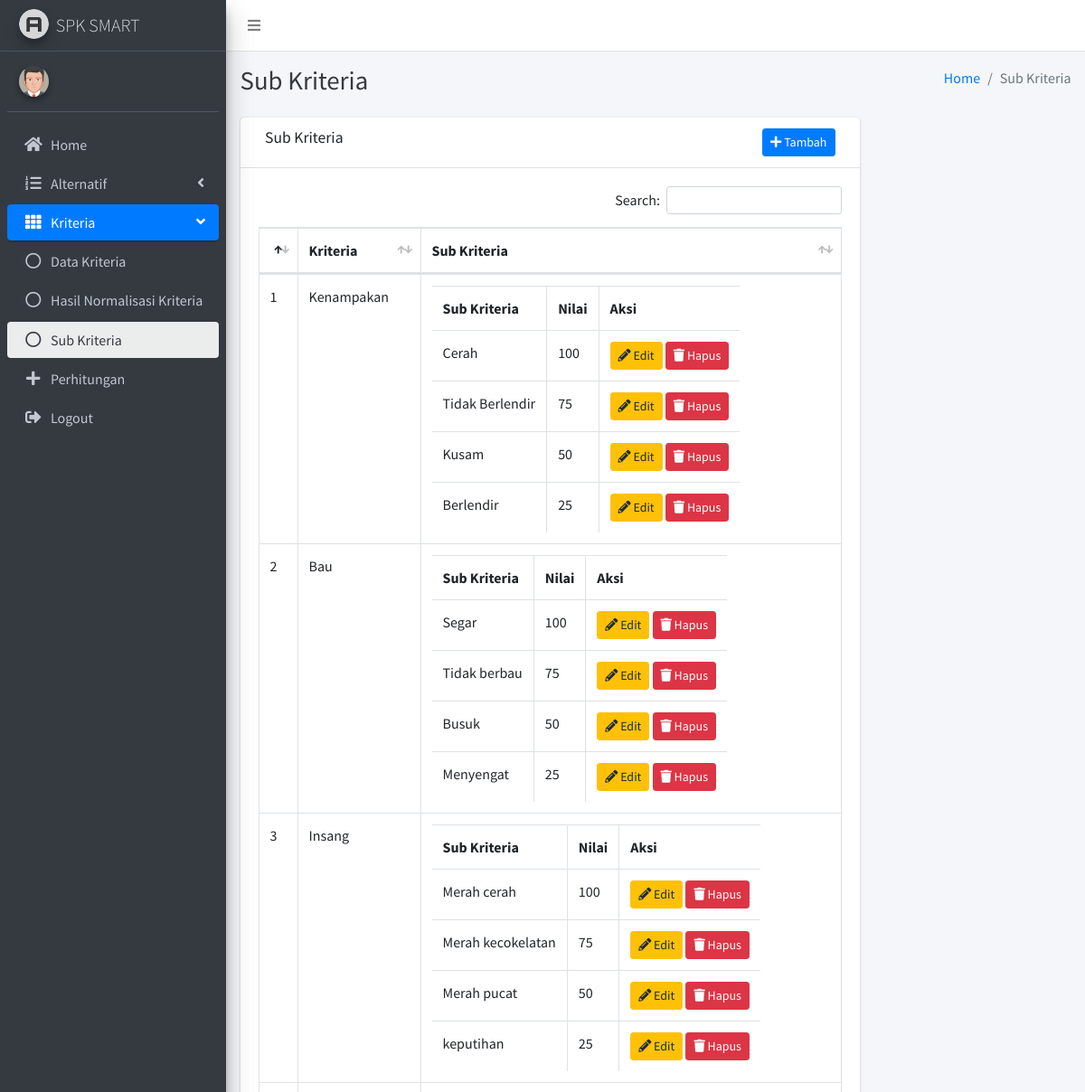
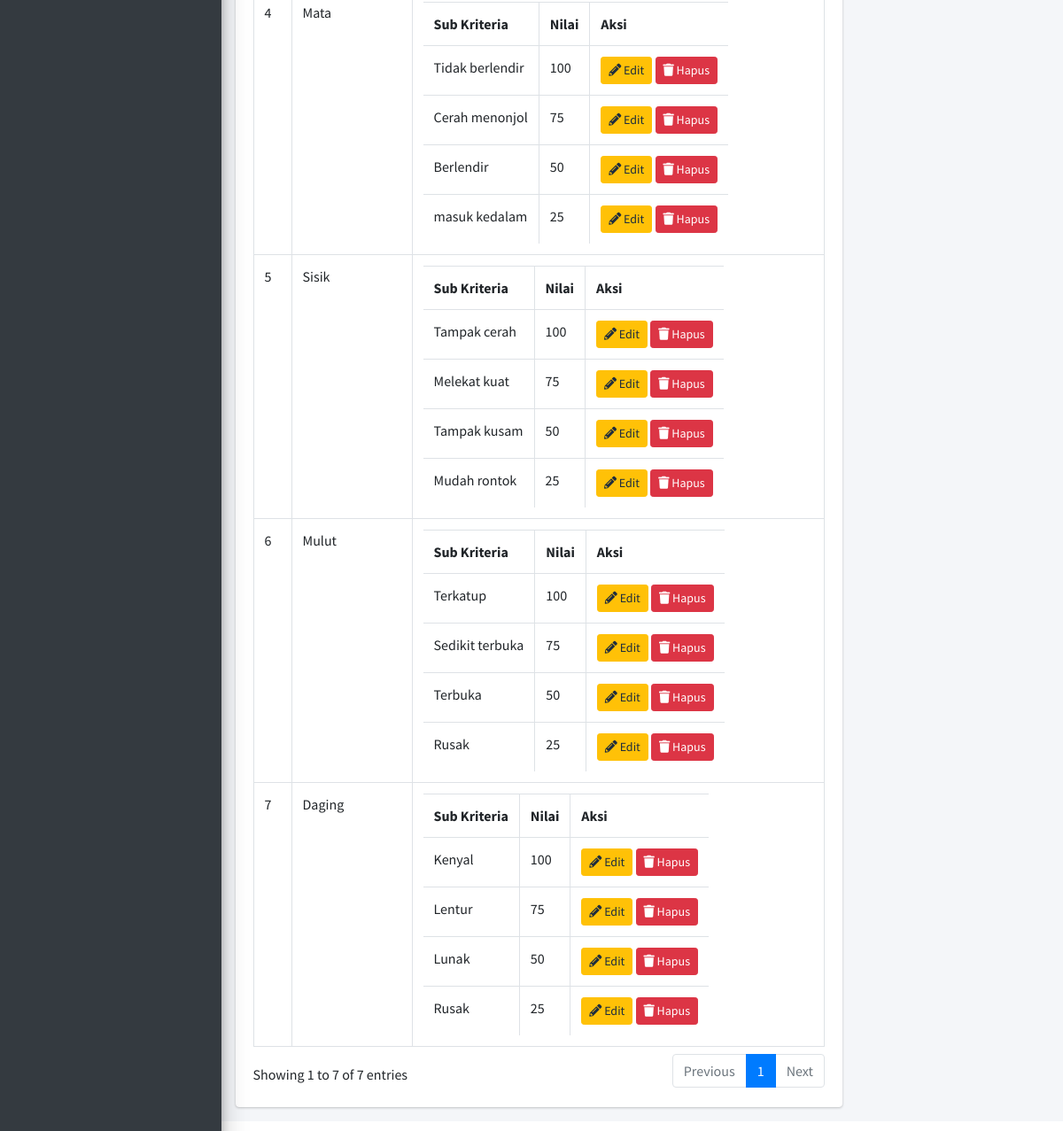
Screenshot of /sub-kriteria.php (signed in) with the database file from the repository (2 pictures, top to bottom).
### tables this page shows
CREATE TABLE `kriteria` (
  `id_kriteria` int(11) NOT NULL,
  `nm_kriteria` varchar(20) DEFAULT NULL,
  `bobot` int(11) DEFAULT NULL
);

CREATE TABLE `sub_kriteria` (
  `id_subkriteria` int(11) NOT NULL,
  `id_kriteria` int(11) DEFAULT NULL,
  `nm_subkriteria` varchar(20) DEFAULT NULL,
  `nilai` int(11) DEFAULT NULL
);

### sub-kriteria.php (called while the page is built)
<?php
include 'src/page/kriteria/sub-kriteria/index.php';

### src/page/kriteria/sub-kriteria/content.php (the view)
<?php
  $dataKriteria = mysqli_query($conn, "SELECT * FROM kriteria");
?>
  <div class="content-wrapper">
    <div class="content-header">
      <div class="container-fluid">
        <div class="row mb-2">
          <div class="col-sm-6">
            <h1 class="m-0 text-dark"><?= $title; ?></h1>
          </div>
          <div class="col-sm-6">
            <ol class="breadcrumb float-sm-right">
              <li class="breadcrumb-item"><a href="index.php">Home</a></li>
              <li class="breadcrumb-item active"><?= $title; ?></li>
            </ol>
          </div>
        </div>
      </div>
    </div>
    <section class="content">
      <div class="container-fluid">
        <div class="row">
          <div class="col-lg-9 col-sm-12">
            <div class="card">
              <div class="card-header">
                <div class="col">
                  <h3 class="card-title"><?= $title ?> </h3>
                </div>
                <div class="col text-right">
                <a href="?m=add" class="btn btn-primary btn-sm"><i class="fas fa-plus"></i> Tambah</a>
                </div>
              </div>
              <div class="card-body">
                <div class="table-responsive">
                  <table id="datatable" class="table table-bordered table-hover">
                    <thead>
                    <tr>
                      <th style="width:5%;"></th>
                      <th>Kriteria</th>
                      <th>Sub Kriteria</th>
                    </tr>
                    </thead>
                    <tbody>
                    <?php $i=0; while($d = mysqli_fetch_assoc($dataKriteria)): ?>
                    <tr>
                      <td><?= ++$i ?></td>
                      <td><?= $d['nm_kriteria'] ?></td>
                      <td>
                      <table>
                        <thead>
                          <tr>
                            <th>Sub Kriteria</th>
                            <th>Nilai</th>
                            <th>Aksi</th>
                          </tr>
                        </thead>
                        <tbody>
                        <?php
                          $idKriteria = $d['id_kriteria'];
                          $dataSubKriteria = mysqli_query($conn, "SELECT * FROM sub_kriteria INNER JOIN kriteria ON sub_kriteria.id_kriteria = kriteria.id_kriteria WHERE kriteria.id_kriteria = $idKriteria");
                          while($ds = mysqli_fetch_assoc($dataSubKriteria)):
                        ?>
                          <tr>
                            <td><?= $ds['nm_subkriteria'] ?></td>
                            <td><?= $ds['nilai'] ?></td>
                            <td>
                              <a href="?m=edit&idk=<?= $idKriteria ?>&ids=<?= $ds['id_subkriteria'] ?>" class="btn btn-warning btn-sm"><i class="fas fa-pencil-alt"></i> Edit</a>
                              <a href="?hapus=subkriteria&id=<?= $ds['id_subkriteria'] ?>" onclick="return confirm('Hapus Data Subkriteria?')" class="btn btn-danger btn-sm"><i class="fas fa-trash"></i> Hapus</a>
                            </td>
                          </tr>
                          <?php endwhile ?>
                        </tbody>
                      </table>
                      </td>
                    </tr>
                    <?php endwhile ?>
                    </tbody>
                  </table>
                </div>
              </div>
            </div>
          </div>
        </div>
      </div>
    </section>
  </div>

### rows the page displays
kriteria: nm_kriteria "Kenampakan"
sub_kriteria: nm_subkriteria "Cerah", nilai "100"
sub_kriteria: nm_subkriteria "Tidak Berlendir", nilai "75"
sub_kriteria: nm_subkriteria "Kusam", nilai "50"
sub_kriteria: nm_subkriteria "Berlendir", nilai "25"
kriteria: nm_kriteria "Bau"
sub_kriteria: nm_subkriteria "Segar", nilai "100"
sub_kriteria: nm_subkriteria "Tidak berbau", nilai "75"
sub_kriteria: nm_subkriteria "Busuk", nilai "50"
sub_kriteria: nm_subkriteria "Menyengat", nilai "25"
kriteria: nm_kriteria "Insang"
sub_kriteria: nm_subkriteria "Merah cerah", nilai "100"
sub_kriteria: nm_subkriteria "Merah kecokelatan", nilai "75"
sub_kriteria: nm_subkriteria "Merah pucat", nilai "50"
sub_kriteria: nm_subkriteria "keputihan", nilai "25"
kriteria: nm_kriteria "Mata"
sub_kriteria: nm_subkriteria "Tidak berlendir", nilai "100"
sub_kriteria: nm_subkriteria "Cerah menonjol", nilai "75"
sub_kriteria: nm_subkriteria "Berlendir", nilai "50"
sub_kriteria: nm_subkriteria "masuk kedalam", nilai "25"
kriteria: nm_kriteria "Sisik"
sub_kriteria: nm_subkriteria "Tampak cerah", nilai "100"
sub_kriteria: nm_subkriteria "Melekat kuat", nilai "75"
sub_kriteria: nm_subkriteria "Tampak kusam", nilai "50"
sub_kriteria: nm_subkriteria "Mudah rontok", nilai "25"
kriteria: nm_kriteria "Mulut"
sub_kriteria: nm_subkriteria "Terkatup", nilai "100"
sub_kriteria: nm_subkriteria "Sedikit terbuka", nilai "75"
sub_kriteria: nm_subkriteria "Terbuka", nilai "50"
sub_kriteria: nm_subkriteria "Rusak", nilai "25"
kriteria: nm_kriteria "Daging"
sub_kriteria: nm_subkriteria "Kenyal", nilai "100"
sub_kriteria: nm_subkriteria "Lentur", nilai "75"
sub_kriteria: nm_subkriteria "Lunak", nilai "50"
sub_kriteria: nm_subkriteria "Rusak", nilai "25"

### other values shown
$title "Sub Kriteria"
